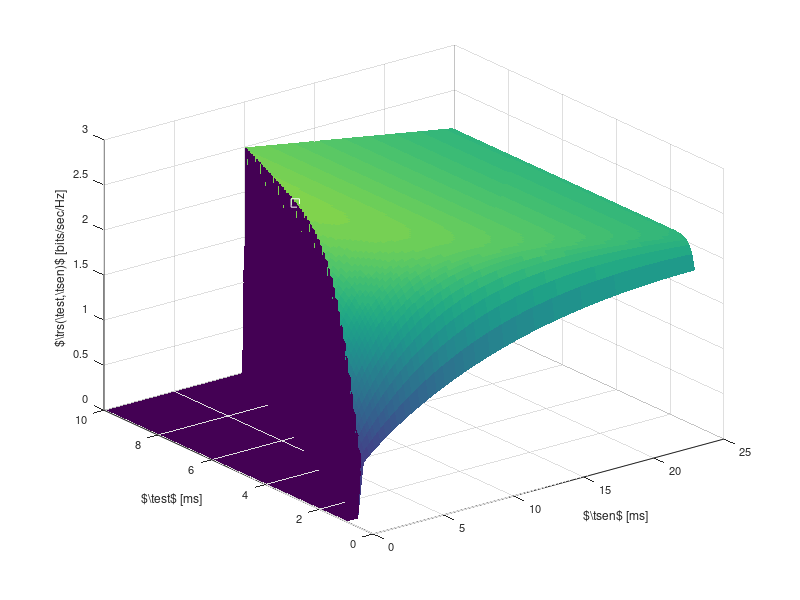

Here is the MATLAB script that generated this plot: (Note: this script raises an error after producing the figure.)
%%%%%%%%%%%%%%%%%%%%%%%%%%%%%%%%%%%%%%%%%%%%%%%%%%%%%%%%%%%%%%%%%%%%%%%%%%%
%                                                      
%
%                                
%        Description: This m-file considers the Throughput-Sesning time 
%        tradeoff with SNR estimation for the AWGN channel. In this m-script  
%        the short term analysis is investigted that is, considering invidual 
%        frame. Hence, the SNR is considered constant for the time interval 
%        (tau_est + tau_sen). 
%
%        Clearly the recieved power is distributed according to non central
%        chi-2 distribution, which can be approximated as Gaussian 
%        distribution for large sample count (This again needs an analysis, 
%        on how good is the approximation is?)
%        
%        The theortical analysis is performed to investigate the influence of 
%        SNR on the optimum throughput for different cases 
%           - Ideal case, when SNR is known at the ST (i)
%           - Average Constarint
%           - Outage Constraint   
%
%        Created on: 11.03.15
%        Last modified: 11.03.15
%        Revision History: 11.03.15 --> File generated   
%  
%%%%%%%%%%%%%%%%%%%%%%%%%%%%%%%%%%%%%%%%%%%%%%%%%%%%%%%%%%%%%%%%%%%%%%%%%%%

clear all;
close all;
clc;

warning off;

sim = 00;                                 % Enable( = 1) to perform simulation, theoretical analysis
th = 00;                                  % disable ( = 0) to plot curves, data is read from a file
                                          % Theoretical anaylsis is also included of simulation as
                                          % numerical integration is involved
%%%%%%%%%%%%%%%%%%%%%%%%%%%%%%%%%%%%%%%%%%%%%%%%%%%%%%%%%%%%%%%%%%%%%%%%%%%
%   Parameters
%%%%%%%%%%%%%%%%%%%%%%%%%%%%%%%%%%%%%%%%%%%%%%%%%%%%%%%%%%%%%%%%%%%%%%%%%%%
P_s = 10^(-10/10);                        % Power transmitted by PR, the SNR received at ST 
P_p = 10.^([-10]/10);                     % Power transmitted by ST, the SNR received at SR 
                                          % varried using this parameter
noise_power = 10^(-100/10);               % noise power -100 dBm
f_s = 1e6;                                % 1 MHz one band
K = 0.1 * f_s;                            % K = Total number of samples in a frame = T * f_s, T = 100 ms WRAN standard
alpha_p_1 = 10^(-100/10);                 % True Path loss between ST and PR   
alpha_p_2 = 10^(-100/10);                 % True Path loss between PR and SR   
alpha_s = 10^(-080/10);                   % True Path loss between ST and SR 
P_H0 = 0.8;                               % Probability of Hypothesis 0
P_d_d = 0.90;                             % Constraint on Probability of detection P_d
mu = 0.05;                                % Outage Probability on probability of detection
num_test_points = 10000;                  % Test points for evaluating threshold 

%% Flags -- The flags below can be used to enable and thereby investigate individual cases 
Adjacent = 1;
Outage = 1;
    
%%%%%%%%%%%%%%%%%%%%%%%%%%%%%%%%%%%%%%%%%%%%%%%%%%%%%%%%%%%%%%%%%%%%%%%%%%%
%   Theoretical analysis
%%%%%%%%%%%%%%%%%%%%%%%%%%%%%%%%%%%%%%%%%%%%%%%%%%%%%%%%%%%%%%%%%%%%%%%%%%%
if th
   %% Theoretical parameters
    N_est_th = 1000:100:10000;             % -10 dB     % N_est_th = number of samples used for estimation = tau * f_s 

    N_sen_th = 50:50:25000;               % -10 dB     % N = includes the time in samples, for the ideal case their is no
                                                       % estimation time hence sensing time = N_sen_th and the throughput will 
                                                       % attain a nonzero value. For the accurate, the energy walls sensing 
                                                       % time begin after the estimation of the rcvd energy is performed.
                                                       % N_sen_ni_th = N_sen_th - N_est
    
             

    P_f_id_th = zeros(length(N_est_th), length(N_sen_th));   % Probability of false alarm at ST for the ideal case
    P_f_ac_th = zeros(length(N_est_th), length(N_sen_th));   % Probability of false alarm at ST due to accurate estimation of threshold
    P_f_oc_th = zeros(length(N_est_th), length(N_sen_th));   % Probability of false alarm at ST due to inaccurate estimation of threshold

    P_d_id_th = zeros(length(N_est_th), length(N_sen_th));   % Probability of detection at ST for the ideal case
    P_d_ac_th = zeros(length(N_est_th), length(N_sen_th));   % Probability of detection at ST due to accurate estimation of threshold
    P_d_oc_th = zeros(length(N_est_th), length(N_sen_th));   % Probability of detection at ST due to inaccurate estimation of threshold
    
    
    R_id_th = zeros(length(N_est_th), length(N_sen_th));               % Throughput at SR ideal case
    R_ac_th = zeros(length(N_est_th), length(N_sen_th));               % Throughput at SR with accurate estimation
    R_oc_th = zeros(length(N_est_th), length(N_sen_th));               % Throughput at SR with upper limit of the energy wall
    

    for i = 1:length(P_p) 
        
        disp(strcat('P_p(i) = ',num2str(P_p(i))));
        
        [C_0, C_1] = calc_capacities(alpha_p_2 * P_p(i) / noise_power,... 
            alpha_s * P_s / noise_power,....
            noise_power);                               % Capacities at SR, with and without intereference from PT  
         
        
        % Accurarte energy  
        Acc_energy = (noise_power + alpha_p_1 * P_p(i));    
        for j=1:length(N_est_th)
            disp(strcat('N_est = ',num2str(N_est_th(j))));
            N_est_th_tmp = N_est_th(j);
            parfor k=1:length(N_sen_th)
               epsilon_id_th = 0;
               epsilon_ac_th = 0;
               epsilon_oc_th = 0;
               %disp(strcat('N_sen_th = ',num2str(N_sen_th(k))));

               %% Determining the performance meteric R for all the different cases
               %% Ideal         
               %% Threshold  
                epsilon_id_th = 2 * Acc_energy/N_sen_th(k) *...
                gammaincinv(P_d_d, N_sen_th(k)/2, 'upper');               

               %% Probability of false alarm and probability of dectection
                P_f_id_temp(k) = gammainc( N_sen_th(k) * epsilon_id_th/(2 * noise_power),N_sen_th(k)/2, 'upper');        
                P_d_id_temp(k) =  P_d_d;


               %% Expected Rate
                R_id_th(k)  = (K - N_sen_th(k))/K * (P_H0 * (1 -  P_f_id_temp(k)) * C_0 +...
                    (1 - P_H0) * (1 - P_d_id_temp(k)) * C_1);  

                if N_sen_th(k) > N_est_th_tmp

                   N_sen_ni_th = N_sen_th(k);% - N_est_th(j);
                   %% Adjacent case
                   if Adjacent
                       %% Threshold  
                       test_points = linspace(epsilon_id_th, 0.1 * epsilon_id_th, num_test_points);
                       Exp_P_d_ac = zeros(1,num_test_points);
                       for l=1:num_test_points
                            func_exp_P_d = @(t) gammainc( N_sen_ni_th/2 * test_points(l) ./ t, N_sen_ni_th/2, 'upper') *...
                            N_est_th(j)/Acc_energy .* exp(-N_est_th(j)/2 * log(2) - gammaln(N_est_th(j)/2)  +...
                            (N_est_th(j)/2 - 1) * log(N_est_th(j) * t/Acc_energy) +...
                            (-t * N_est_th(j)/(2 * Acc_energy)));                    
                            Exp_P_d_ac(l) =  integral(func_exp_P_d, 0, test_points(l) * 100);
                            if Exp_P_d_ac(l) >= P_d_d
                                epsilon_ac_th = test_points(l);
                                %% Expected P_d 
                                P_d_ac_th(j,k) = Exp_P_d_ac(l);
                                break;
                            else
                                epsilon_ac_th = test_points(l); 
                            end
                       end    
                       
                       %% Probability of false alarm and probability of dectection
                       P_f_ac_th(j,k) = gammainc( N_sen_ni_th * epsilon_ac_th/...
                       (2 * noise_power), N_sen_ni_th/2, 'upper');                               
                       
                       %% Expected Rate
                       R_ac_th(j, k) = (K - N_sen_th(k))/K * (P_H0 * (1 -  P_f_ac_th(j,k)) * C_0 +...
                           (1 - P_H0) * (1 - P_d_ac_th(j,k)) * C_1); 
                   end

                    %% Outage case
                    if Outage
                        %% Threshold  
                        epsilon_oc_th = 4 * Acc_energy * gammaincinv(1 - mu, N_est_th(j)/2, 'upper') * ...
                            gammaincinv(P_d_d, N_sen_ni_th/2, 'upper') / (N_est_th(j) * N_sen_ni_th);            

                        %% Probability of false alarm and expected probability of dectection
                        P_f_oc_th(j, k) = gammainc( N_sen_ni_th * epsilon_oc_th/...
                            (2 * noise_power), N_sen_ni_th/2, 'upper');     

                        func_exp_P_d = @(t) gammainc( N_sen_ni_th/2 * epsilon_oc_th ./ t, N_sen_ni_th/2, 'upper') *...
                            N_est_th(j)/Acc_energy .* exp(-N_est_th(j)/2 * log(2) - gammaln(N_est_th(j)/2)  +...
                            (N_est_th(j)/2 - 1) * log(N_est_th(j) * t/Acc_energy) +...
                            (-t * N_est_th(j)/(2 * Acc_energy)));
                        P_d_oc_th(j, k) =  integral(func_exp_P_d, 0, epsilon_oc_th * 100);
                        
 
                        %% Expected Rate
                        R_oc_th(j, k) = (K - N_sen_th(k))/K * (P_H0 * (1 -  P_f_oc_th(j, k)) * C_0 +...
                        (1 - P_H0) * (1 - P_d_oc_th(j, k)) * C_1);
                    end
                end            
            end
            save('results_opt_thr_vs_est_time_sen_time_diff_SNR_wo_nu_m10_mu05_oc_th2.mat');
        end
    end
    quit;
end


if 1
    %%%%%%%%%%%%%%%%%%%%%%%%%%%%%%%%%%%%%%%%%%%%%%%%%%%%%%%%%%%%%%%%%%%%%%%%%%%
    %   Plot curves theoretical analysis --  Optimum throughput vs est time    
    %%%%%%%%%%%%%%%%%%%%%%%%%%%%%%%%%%%%%%%%%%%%%%%%%%%%%%%%%%%%%%%%%%%%%%%%%%%
    load('results_opt_thr_vs_est_time_sen_time_diff_SNR_wo_nu_m10_mu05_oc_th2.mat');

    %% ac, oc, mu = 0.05   
    Fontsize = 8;
    figure(3);
    scale1 = 1;
    scale2 = 4;
    surf(N_sen_th(1:scale2:length(N_sen_th)) * 1e-3, N_est_th(1:scale1:length(N_est_th)) * 1e-3,....
    R_oc_th(1:scale1:length(N_est_th), 1:scale2:length(N_sen_th)),...
    'EdgeColor','none','LineStyle','none');    
%     plot3( N_est_th(1:scale1:length(N_est_th)) * 1e-3, N_sen_th(1:scale2:length(N_sen_th)) * 1e-3,....
%     R_oc_th(1:scale1:length(N_est_th), 1:scale2:length(N_sen_th)));

    caxis([0,3.2]);
    zlabel('$\trs(\test,\tsen)$ [bits/sec/Hz]','FontSize',Fontsize);
    xlabel('$\tsen$ [ms]','FontSize',Fontsize);
    ylabel('$\test$ [ms]','FontSize',Fontsize);
    set(gca,'FontSize',Fontsize);

    [value index] = max(R_oc_th(:));
    [row colummn] = find(R_oc_th == value);

    N_oc_opt_est_th = N_est_th(row);
    N_oc_opt_sen_th = N_sen_th(colummn);
    
    hold on,
    h1 = plot3(N_oc_opt_sen_th * 1e-3, N_oc_opt_est_th * 1e-3, value, 'ws');
 

   %legend([h1], '$\trs(\ttest,\ttsen)$');
    laprint(3, '../figures/fig_opt_thr_vs_est_time_sen_time_oc_AWGN', 'options', 'factory', 'width', 8, 'scalefonts',...
        'on', 'factor',0.5, 'keepfontprops', 'on');
    
    figure(4);
    surf(N_sen_th(1:scale2:length(N_sen_th)) * 1e-3, N_est_th(1:scale1:length(N_est_th)) * 1e-3,....
    R_ac_th(1:scale1:length(N_est_th), 1:scale2:length(N_sen_th)),...
    'EdgeColor','none','LineStyle','none');
    caxis([0,3.2]);
    
    [value index] = max(R_ac_th(:));
    [row colummn] = find(R_ac_th == value);

    N_ac_opt_est_th = N_est_th(row);
    N_ac_opt_sen_th = N_sen_th(colummn); 
    
        
    hold on,
    h1 = plot3(N_ac_opt_sen_th * 1e-3, N_ac_opt_est_th * 1e-3, value, 'ws');
    
    zlabel('$\trs(\test,\tsen)$ [bits/sec/Hz]','FontSize',Fontsize);
    xlabel('$\tsen$ [ms]','FontSize',Fontsize);
    ylabel('$\test$ [ms]','FontSize',Fontsize);
    set(gca,'FontSize',Fontsize);

    laprint(4, '../figures/fig_opt_thr_vs_est_time_sen_time_ac_AWGN', 'options', 'factory', 'width', 8, 'scalefonts',...
        'on', 'factor',0.5, 'keepfontprops', 'on');
    
    
end
